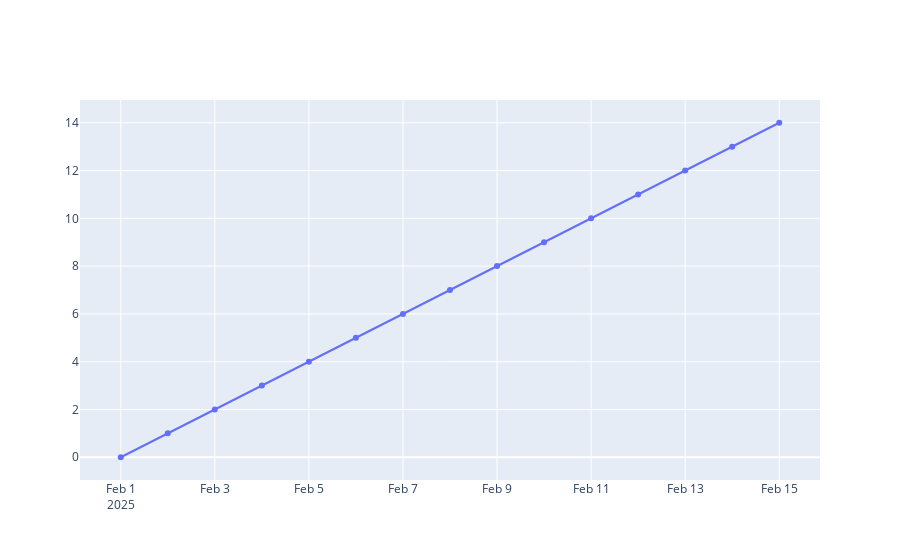

The code cell stored with this chart in its notebook:
### Markdown cell above
## 3. 시계열 데이터를 위해 주로 사용되는 그래프 타입
- 라인 그래프
- 막대 그래프

### Code cell
import plotly.graph_objects as go

fig = go.Figure()
fig.add_trace(
    go.Scatter(
        x=df.index, y=df['count']
    )
)
fig.show()

### Figure 1 — Plotly figure (JSON) as saved in the notebook; plotly's stock layout.template omitted (floating-point values rounded to 4 significant figures)
{"data": [{"type": "scatter", "x": ["2025-02-01T00:00:00", "2025-02-02T00:00:00", "2025-02-03T00:00:00", "2025-02-04T00:00:00", "2025-02-05T00:00:00", "2025-02-06T00:00:00", "2025-02-07T00:00:00", "2025-02-08T00:00:00", "2025-02-09T00:00:00", "2025-02-10T00:00:00", "2025-02-11T00:00:00", "2025-02-12T00:00:00", "2025-02-13T00:00:00", "2025-02-14T00:00:00", "2025-02-15T00:00:00"], "y": [0, 1, 2, 3, 4, 5, 6, 7, 8, 9, 10, 11, 12, 13, 14]}], "layout": {"autosize": true, "xaxis": {"autorange": true, "range": ["2025-01-31 02:09:23.6487", "2025-02-15 21:50:36.3513"], "type": "date"}, "yaxis": {"autorange": true, "range": [-1.155, 15.16], "type": "linear"}}}
